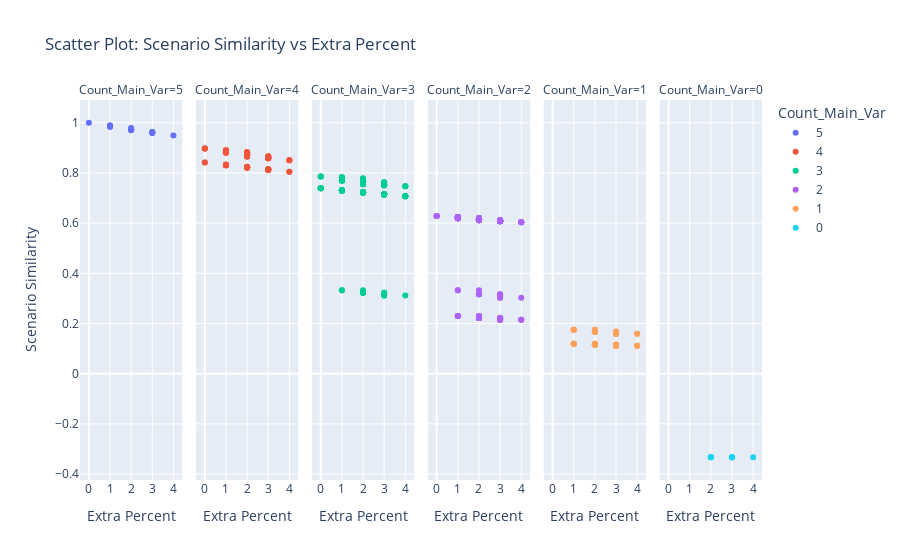

Notebook cell for this chart:
### Code cell
import plotly.express as px
import numpy as np

# Copiando o dataframe e convertendo Count_Main_Var para string
df1 = df.copy()
df1['Count_Main_Var'] = df['Count_Main_Var'].astype(str)

# Criando um jitter nos valores de 'Scenario Similarity' para espalhar os pontos
df1['Scenario Similarity Jitter'] = df['Scenario Similarity'] + np.random.normal(0, 0.005, size=len(df))

# Criando o scatter plot com subgráficos (facetas) por categoria de Count_Main_Var
fig = px.scatter(
    df1,
    x='Count_Extra_Var',
    y='Scenario Similarity',
    color='Count_Main_Var',
    facet_col='Count_Main_Var',  # Cria subgráficos para cada categoria
    title='Scatter Plot: Scenario Similarity vs Extra Percent',
    labels={
        'Count_Extra_Var': 'Extra Percent',
        'Scenario Similarity': 'Scenario Similarity'
    },
    hover_data={'Scenario': True}  # Adiciona a coluna 'Scenario' aos hints
)

# Ajusta os eixos para exibir apenas valores existentes
fig.update_xaxes(
    tickmode='array',
    tickvals=df1['Count_Extra_Var'].unique()
)

# Exibindo o gráfico
fig.show()

### Figure 1 — Plotly figure (JSON) as saved in the notebook; plotly's stock layout.template omitted (floating-point values rounded to 4 significant figures; data arrays with more than 128 entries replaced by an {"elided": "..."} marker saying what was removed)
{"data": [{"customdata": [["Candidate_230"], ["Candidate_380"], ["Candidate_395"], ["Candidate_236"], ["Candidate_237"], ["Candidate_455"], ["Candidate_386"], ["Candidate_387"], ["Candidate_401"], ["Candidate_402"], ["Candidate_240"], ["Candidate_461"], ["Candidate_462"], ["Candidate_405"], ["Candidate_390"], ["Candidate_465"]], "hovertemplate": "Count_Main_Var=5<br>Extra Percent=%{x}<br>Scenario Similarity=%{y}<br>Scenario=%{customdata[0]}<extra></extra>", "legendgroup": "5", "marker": {"color": "#636efa", "symbol": "circle"}, "mode": "markers", "name": "5", "orientation": "v", "showlegend": true, "type": "scatter", "x": [0, 1, 1, 1, 1, 2, 2, 2, 2, 2, 2, 3, 3, 3, 3, 4], "xaxis": "x", "y": [1, 0.989, 0.989, 0.984, 0.984, 0.979, 0.973, 0.973, 0.973, 0.973, 0.97, 0.963, 0.963, 0.959, 0.959, 0.949], "yaxis": "y"}, {"customdata": [["Candidate_140"], ["Candidate_80"], ["Candidate_95"], ["Candidate_245"], ["Candidate_335"], ["Candidate_260"], ["Candidate_275"], ["Candidate_290"], ["Candidate_320"], ["Candidate_425"], ["Candidate_440"], ["Candidate_410"], ["Candidate_147"], ["Candidate_146"], ["Candidate_102"], ["Candidate_101"], ["Candidate_87"], ["Candidate_86"], ["Candidate_297"], ["Candidate_252"], ["Candidate_326"], ["Candidate_296"], ["Candidate_282"], ["Candidate_281"], ["Candidate_327"], ["Candidate_342"], ["Candidate_267"], ["Candidate_266"], ["Candidate_341"], ["Candidate_251"], ["Candidate_150"], ["Candidate_105"], ["Candidate_90"], ["Candidate_417"], ["Candidate_447"], ["Candidate_432"], ["Candidate_431"], ["Candidate_446"], ["Candidate_416"], ["Candidate_345"], ["Candidate_255"], ["Candidate_330"], ["Candidate_270"], ["Candidate_285"], ["Candidate_300"], ["Candidate_420"], ["Candidate_435"], ["Candidate_450"], ["Candidate_227"], ["Candidate_226"], ["Candidate_231"], ["Candidate_232"], ["Candidate_234"], ["Candidate_233"], ["Candidate_391"], ["Candidate_376"], ["Candidate_377"], ["Candidate_392"], ["Candidate_239"], ["Candidate_238"], ["Candidate_384"], ["Candidate_383"], ["Candidate_382"], ["Candidate_396"], ["Candidate_397"], ["Candidate_398"], ["Candidate_399"], ["Candidate_381"], ["Candidate_452"], ["Candidate_451"], ["Candidate_388"], ["Candidate_389"], ["Candidate_403"], ["Candidate_404"], ["Candidate_457"], ["Candidate_458"], ["Candidate_456"], ["Candidate_459"], ["Candidate_464"], ["Candidate_463"]], "hovertemplate": "Count_Main_Var=4<br>Extra Percent=%{x}<br>Scenario Similarity=%{y}<br>Scenario=%{customdata[0]}<extra></extra>", "legendgroup": "4", "marker": {"color": "#EF553B", "symbol": "circle"}, "mode": "markers", "name": "4", "orientation": "v", "showlegend": true, "type": "scatter", "x": [0, 0, 0, 1, 1, 1, 1, 1, 1, 2, 2, 2, 1, 1, 1, 1, 1, 1, 2, 2, 2, 2, 2, 2, 2, 2, 2, 2, 2, 2, 2, 2, 2, 3, 3, 3, 3, 3, 3, 3, 3, 3, 3, 3, 3, 4, 4, 4, 0, 0, 1, 1, 1, 1, 1, 1, 1, 1, 2, 2, 2, 2, 2, 2, 2, 2, 2, 2, 2, 2, 3, 3, 3, 3, 3, 3, 3, 3, 4, 4], "xaxis": "x2", "y": [0.897, 0.897, 0.897, 0.889, 0.889, 0.889, 0.889, 0.889, 0.889, 0.882, 0.882, 0.882, 0.881, 0.881, 0.881, 0.881, 0.881, 0.881, 0.873, 0.873, 0.873, 0.873, 0.873, 0.873, 0.873, 0.873, 0.873, 0.873, 0.873, 0.873, 0.866, 0.866, 0.866, 0.866, 0.866, 0.866, 0.866, 0.866, 0.866, 0.859, 0.859, 0.859, 0.859, 0.859, 0.859, 0.851, 0.851, 0.851, 0.842, 0.842, 0.833, 0.833, 0.833, 0.833, 0.831, 0.831, 0.831, 0.831, 0.825, 0.825, 0.823, 0.823, 0.823, 0.823, 0.823, 0.823, 0.823, 0.823, 0.821, 0.821, 0.815, 0.815, 0.815, 0.815, 0.812, 0.812, 0.812, 0.812, 0.805, 0.805], "yaxis": "y2"}, {"customdata": {"elided": "156x1 str values"}, "hovertemplate": "Count_Main_Var=3<br>Extra Percent=%{x}<br>Scenario Similarity=%{y}<br>Scenario=%{customdata[0]}<extra></extra>", "legendgroup": "3", "marker": {"color": "#00cc96", "symbol": "circle"}, "mode": "markers", "name": "3", "orientation": "v", "showlegend": true, "type": "scatter", "x": {"elided": "156 int values"}, "xaxis": "x3", "y": {"elided": "156 float values"}, "yaxis": "y3"}, {"customdata": {"elided": "144x1 str values"}, "hovertemplate": "Count_Main_Var=2<br>Extra Percent=%{x}<br>Scenario Similarity=%{y}<br>Scenario=%{customdata[0]}<extra></extra>", "legendgroup": "2", "marker": {"color": "#ab63fa", "symbol": "circle"}, "mode": "markers", "name": "2", "orientation": "v", "showlegend": true, "type": "scatter", "x": {"elided": "144 int values"}, "xaxis": "x4", "y": {"elided": "144 float values"}, "yaxis": "y4"}, {"customdata": [["Candidate_61"], ["Candidate_212"], ["Candidate_47"], ["Candidate_46"], ["Candidate_211"], ["Candidate_62"], ["Candidate_217"], ["Candidate_218"], ["Candidate_67"], ["Candidate_66"], ["Candidate_51"], ["Candidate_68"], ["Candidate_52"], ["Candidate_219"], ["Candidate_53"], ["Candidate_54"], ["Candidate_69"], ["Candidate_216"], ["Candidate_223"], ["Candidate_224"], ["Candidate_74"], ["Candidate_73"], ["Candidate_59"], ["Candidate_58"], ["Candidate_40"], ["Candidate_33"], ["Candidate_10"], ["Candidate_25"], ["Candidate_3"], ["Candidate_4"], ["Candidate_19"], ["Candidate_18"], ["Candidate_34"], ["Candidate_169"], ["Candidate_168"], ["Candidate_183"], ["Candidate_130"], ["Candidate_184"], ["Candidate_175"], ["Candidate_124"], ["Candidate_109"], ["Candidate_154"], ["Candidate_108"], ["Candidate_190"], ["Candidate_153"], ["Candidate_198"], ["Candidate_199"], ["Candidate_205"], ["Candidate_160"], ["Candidate_123"], ["Candidate_115"], ["Candidate_349"], ["Candidate_303"], ["Candidate_355"], ["Candidate_363"], ["Candidate_348"], ["Candidate_364"], ["Candidate_370"], ["Candidate_310"], ["Candidate_304"]], "hovertemplate": "Count_Main_Var=1<br>Extra Percent=%{x}<br>Scenario Similarity=%{y}<br>Scenario=%{customdata[0]}<extra></extra>", "legendgroup": "1", "marker": {"color": "#FFA15A", "symbol": "circle"}, "mode": "markers", "name": "1", "orientation": "v", "showlegend": true, "type": "scatter", "x": [1, 2, 1, 1, 2, 1, 3, 3, 2, 2, 2, 2, 2, 3, 2, 2, 2, 3, 4, 4, 3, 3, 3, 3, 2, 1, 2, 2, 1, 1, 1, 1, 1, 2, 2, 2, 3, 2, 3, 2, 2, 2, 2, 3, 2, 2, 2, 3, 3, 2, 3, 3, 3, 4, 3, 3, 3, 4, 4, 3], "xaxis": "x5", "y": [0.175, 0.175, 0.175, 0.175, 0.175, 0.175, 0.167, 0.167, 0.167, 0.167, 0.167, 0.167, 0.167, 0.167, 0.167, 0.167, 0.167, 0.167, 0.159, 0.159, 0.159, 0.159, 0.159, 0.159, 0.119, 0.119, 0.119, 0.119, 0.119, 0.119, 0.119, 0.119, 0.119, 0.115, 0.115, 0.115, 0.115, 0.115, 0.115, 0.115, 0.115, 0.115, 0.115, 0.115, 0.115, 0.115, 0.115, 0.115, 0.115, 0.115, 0.115, 0.111, 0.111, 0.111, 0.111, 0.111, 0.111, 0.111, 0.111, 0.111], "yaxis": "y5"}, {"customdata": [["Candidate_48"], ["Candidate_213"], ["Candidate_64"], ["Candidate_70"], ["Candidate_214"], ["Candidate_220"], ["Candidate_55"], ["Candidate_63"], ["Candidate_49"]], "hovertemplate": "Count_Main_Var=0<br>Extra Percent=%{x}<br>Scenario Similarity=%{y}<br>Scenario=%{customdata[0]}<extra></extra>", "legendgroup": "0", "marker": {"color": "#19d3f3", "symbol": "circle"}, "mode": "markers", "name": "0", "orientation": "v", "showlegend": true, "type": "scatter", "x": [2, 3, 2, 3, 3, 4, 3, 2, 2], "xaxis": "x6", "y": [-0.333, -0.333, -0.333, -0.333, -0.333, -0.333, -0.333, -0.333, -0.333], "yaxis": "y6"}], "layout": {"annotations": [{"font": {}, "showarrow": false, "text": "Count_Main_Var=5", "x": 0.075, "xanchor": "center", "xref": "paper", "y": 1, "yanchor": "bottom", "yref": "paper"}, {"font": {}, "showarrow": false, "text": "Count_Main_Var=4", "x": 0.245, "xanchor": "center", "xref": "paper", "y": 1, "yanchor": "bottom", "yref": "paper"}, {"font": {}, "showarrow": false, "text": "Count_Main_Var=3", "x": 0.415, "xanchor": "center", "xref": "paper", "y": 1, "yanchor": "bottom", "yref": "paper"}, {"font": {}, "showarrow": false, "text": "Count_Main_Var=2", "x": 0.585, "xanchor": "center", "xref": "paper", "y": 1, "yanchor": "bottom", "yref": "paper"}, {"font": {}, "showarrow": false, "text": "Count_Main_Var=1", "x": 0.755, "xanchor": "center", "xref": "paper", "y": 1, "yanchor": "bottom", "yref": "paper"}, {"font": {}, "showarrow": false, "text": "Count_Main_Var=0", "x": 0.925, "xanchor": "center", "xref": "paper", "y": 1, "yanchor": "bottom", "yref": "paper"}], "legend": {"title": {"text": "Count_Main_Var"}, "tracegroupgap": 0}, "title": {"text": "Scatter Plot: Scenario Similarity vs Extra Percent"}, "xaxis": {"anchor": "y", "domain": [0, 0.15], "tickmode": "array", "tickvals": [0, 1, 2, 3, 4], "title": {"text": "Extra Percent"}}, "xaxis2": {"anchor": "y2", "domain": [0.17, 0.32], "matches": "x", "tickmode": "array", "tickvals": [0, 1, 2, 3, 4], "title": {"text": "Extra Percent"}}, "xaxis3": {"anchor": "y3", "domain": [0.34, 0.49], "matches": "x", "tickmode": "array", "tickvals": [0, 1, 2, 3, 4], "title": {"text": "Extra Percent"}}, "xaxis4": {"anchor": "y4", "domain": [0.51, 0.66], "matches": "x", "tickmode": "array", "tickvals": [0, 1, 2, 3, 4], "title": {"text": "Extra Percent"}}, "xaxis5": {"anchor": "y5", "domain": [0.68, 0.83], "matches": "x", "tickmode": "array", "tickvals": [0, 1, 2, 3, 4], "title": {"text": "Extra Percent"}}, "xaxis6": {"anchor": "y6", "domain": [0.85, 1], "matches": "x", "tickmode": "array", "tickvals": [0, 1, 2, 3, 4], "title": {"text": "Extra Percent"}}, "yaxis": {"anchor": "x", "domain": [0, 1], "title": {"text": "Scenario Similarity"}}, "yaxis2": {"anchor": "x2", "domain": [0, 1], "matches": "y", "showticklabels": false}, "yaxis3": {"anchor": "x3", "domain": [0, 1], "matches": "y", "showticklabels": false}, "yaxis4": {"anchor": "x4", "domain": [0, 1], "matches": "y", "showticklabels": false}, "yaxis5": {"anchor": "x5", "domain": [0, 1], "matches": "y", "showticklabels": false}, "yaxis6": {"anchor": "x6", "domain": [0, 1], "matches": "y", "showticklabels": false}}}
